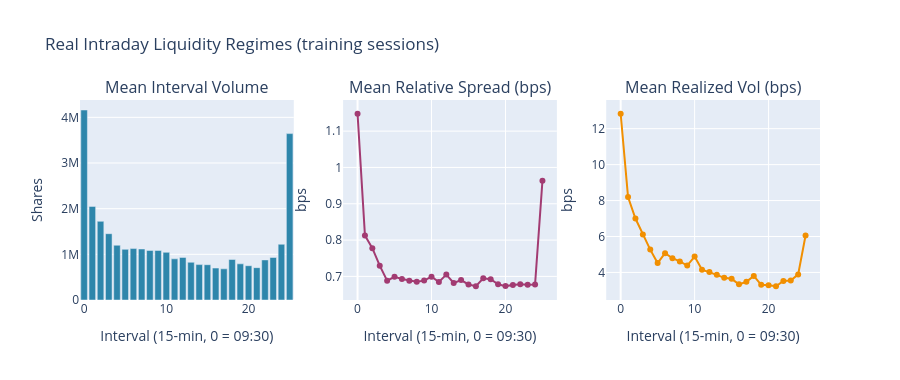

This figure's notebook cell:
### Markdown cell above
**Finding**: The parent order is a tenth of a day's volume liquidated inside a
single session, so under a flat schedule it consumes roughly 10% of each
interval's real volume — a participation level where the square-root impact term
is a few basis points and therefore worth scheduling around.

### Code cell
# Visualize the real microstructure regimes the policy will condition on.
mean_volume = np.vstack([sessions[d]["volume"] for d in train_days]).mean(axis=0)
mean_spread = np.vstack([sessions[d]["spread_bps"] for d in train_days]).mean(axis=0)
mean_vol = np.vstack([sessions[d]["vol_bps"] for d in train_days]).mean(axis=0)
bucket_idx = np.arange(N_BUCKETS)

# VWAP base slice (shares per interval) from the training volume profile. The RL
# action scales this slice up or down; a multiplier of 1.0 everywhere is VWAP.
volume_profile = mean_volume / mean_volume.sum()
base_slice = order_shares * volume_profile

fig = make_subplots(
    rows=1,
    cols=3,
    subplot_titles=[
        "Mean Interval Volume",
        "Mean Relative Spread (bps)",
        "Mean Realized Vol (bps)",
    ],
)
fig.add_bar(x=bucket_idx, y=mean_volume, marker_color="#2E86AB", row=1, col=1)
fig.add_scatter(
    x=bucket_idx, y=mean_spread, mode="lines+markers", line_color="#A23B72", row=1, col=2
)
fig.add_scatter(x=bucket_idx, y=mean_vol, mode="lines+markers", line_color="#F18F01", row=1, col=3)
fig.update_xaxes(title_text=f"Interval ({INTERVAL_MINUTES}-min, 0 = 09:30)")
fig.update_yaxes(title_text="Shares", row=1, col=1)
fig.update_yaxes(title_text="bps", row=1, col=2)
fig.update_yaxes(title_text="bps", row=1, col=3)
fig.update_layout(
    title="Real Intraday Liquidity Regimes (training sessions)", height=380, showlegend=False
)
fig.show()

### Figure 1 — Plotly figure (JSON) as saved in the notebook; plotly's stock layout.template omitted (floating-point values rounded to 4 significant figures)
{"data": [{"marker": {"color": "#2E86AB"}, "type": "bar", "x": [0, 1, 2, 3, 4, 5, 6, 7, 8, 9, 10, 11, 12, 13, 14, 15, 16, 17, 18, 19, 20, 21, 22, 23, 24, 25], "xaxis": "x", "y": [4161000.0, 2050000.0, 1723000.0, 1452000.0, 1199000.0, 1109000.0, 1126000.0, 1117000.0, 1085000.0, 1086000.0, 1044000.0, 901200.0, 933000.0, 825800.0, 775300.0, 772900.0, 699300.0, 682600.0, 886900.0, 792200.0, 750800.0, 708600.0, 877900.0, 931300.0, 1221000.0, 3644000.0], "yaxis": "y"}, {"line": {"color": "#A23B72"}, "mode": "lines+markers", "type": "scatter", "x": [0, 1, 2, 3, 4, 5, 6, 7, 8, 9, 10, 11, 12, 13, 14, 15, 16, 17, 18, 19, 20, 21, 22, 23, 24, 25], "xaxis": "x2", "y": [1.148, 0.8126, 0.7777, 0.7296, 0.6881, 0.6988, 0.6928, 0.6883, 0.6855, 0.6884, 0.6994, 0.6846, 0.705, 0.6818, 0.6899, 0.6778, 0.6729, 0.6947, 0.6921, 0.6785, 0.6733, 0.6766, 0.6783, 0.6769, 0.6776, 0.9634], "yaxis": "y2"}, {"line": {"color": "#F18F01"}, "mode": "lines+markers", "type": "scatter", "x": [0, 1, 2, 3, 4, 5, 6, 7, 8, 9, 10, 11, 12, 13, 14, 15, 16, 17, 18, 19, 20, 21, 22, 23, 24, 25], "xaxis": "x3", "y": [12.83, 8.195, 7.001, 6.114, 5.27, 4.522, 5.069, 4.791, 4.614, 4.386, 4.88, 4.153, 4.031, 3.868, 3.699, 3.645, 3.338, 3.478, 3.809, 3.31, 3.284, 3.232, 3.529, 3.556, 3.892, 6.054], "yaxis": "y3"}], "layout": {"annotations": [{"font": {"size": 16}, "showarrow": false, "text": "Mean Interval Volume", "x": 0.1444, "xanchor": "center", "xref": "paper", "y": 1.0, "yanchor": "bottom", "yref": "paper"}, {"font": {"size": 16}, "showarrow": false, "text": "Mean Relative Spread (bps)", "x": 0.5, "xanchor": "center", "xref": "paper", "y": 1.0, "yanchor": "bottom", "yref": "paper"}, {"font": {"size": 16}, "showarrow": false, "text": "Mean Realized Vol (bps)", "x": 0.8556, "xanchor": "center", "xref": "paper", "y": 1.0, "yanchor": "bottom", "yref": "paper"}], "height": 380, "showlegend": false, "title": {"text": "Real Intraday Liquidity Regimes (training sessions)"}, "xaxis": {"anchor": "y", "domain": [0.0, 0.2889], "title": {"text": "Interval (15-min, 0 = 09:30)"}}, "xaxis2": {"anchor": "y2", "domain": [0.3556, 0.6444], "title": {"text": "Interval (15-min, 0 = 09:30)"}}, "xaxis3": {"anchor": "y3", "domain": [0.7111, 1.0], "title": {"text": "Interval (15-min, 0 = 09:30)"}}, "yaxis": {"anchor": "x", "domain": [0.0, 1.0], "title": {"text": "Shares"}}, "yaxis2": {"anchor": "x2", "domain": [0.0, 1.0], "title": {"text": "bps"}}, "yaxis3": {"anchor": "x3", "domain": [0.0, 1.0], "title": {"text": "bps"}}}}
